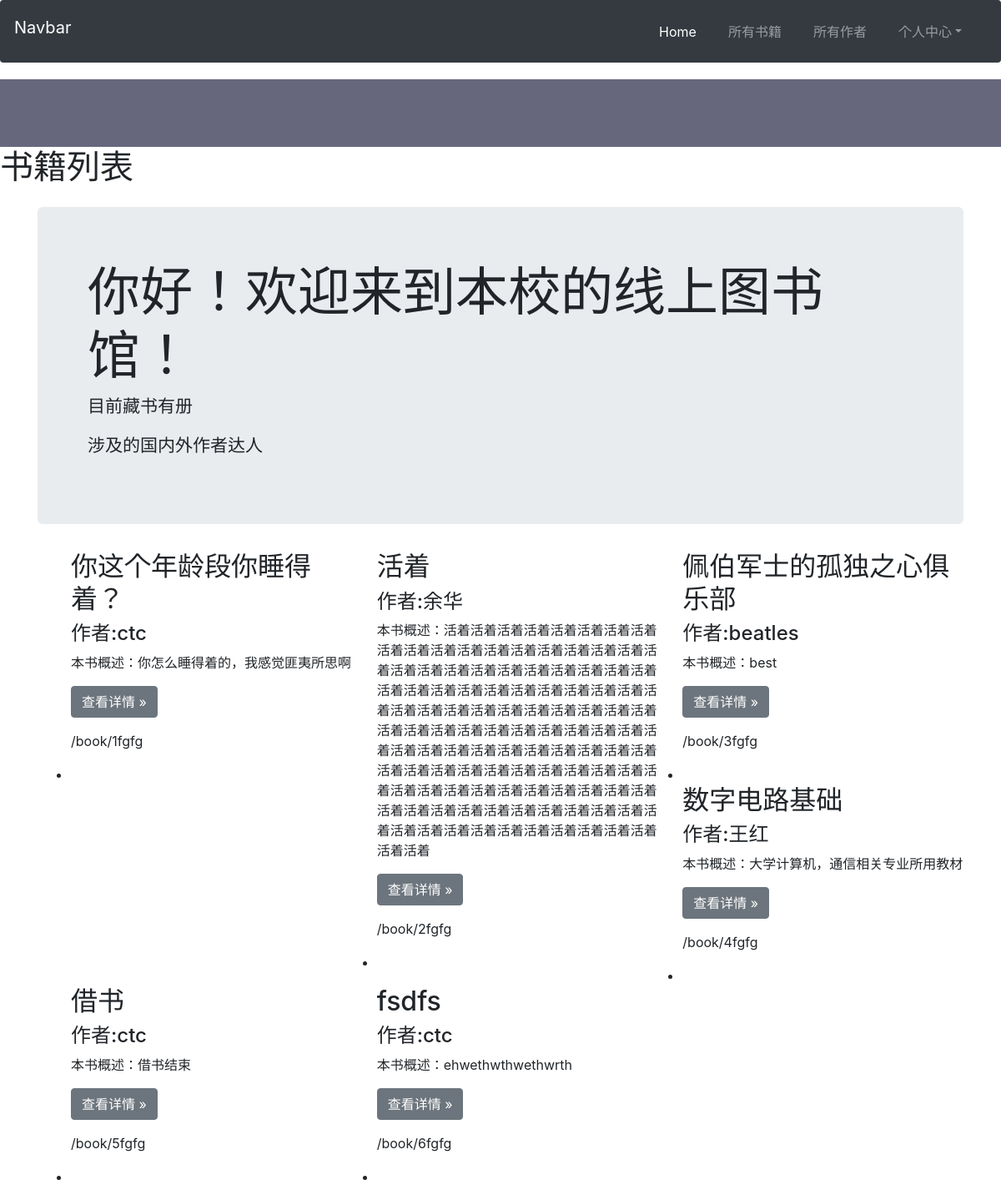
The page /books/ on the database its author committed.
### library/models.py (models this page shows, shortened)
class Book(models.Model):
    title = models.CharField(max_length=50)
    author = models.ForeignKey('Author',on_delete=models.SET_NULL,null=True)
    is_aviliable = models.BooleanField(verbose_name='是否可借', default=True)
    pub = models.CharField(max_length=30)
    summary = models.TextField(help_text='写一些对此书的概述吧')
    def get_absolute_url(self):
        return reverse('book-detail', args=[str(self.id)])

class Author(models.Model):
    name = models.CharField(max_length=100)
    def __str__(self):
        return '%s' % (self.name)

### library/views.py (the view)
# urls.py: path('books/',BookListView.as_view(), name='books'),
class BookListView(generic.ListView):
    model = Book
    paginate_by = 8 #当有8个以上的书籍时就采用分页显示
    template_name = 'book_list.html'

### templates/book_list.html (shortened to what this page needs)
<!DOCTYPE html>
<html lang="en">
<head>
        	<link rel="stylesheet" href="https://cdn.staticfile.org/twitter-bootstrap/3.3.7/css/bootstrap.min.css">
	<link href="https://cdn.bootcss.com/bootstrap/4.1.0/css/bootstrap.min.css" rel="stylesheet">
	<link rel="stylesheet" type="text/css" href="css/htmleaf-demo.css">
	<link rel="stylesheet" href="style.css">
</head>
<body>
{% extends "base_generic.html" %}
{% block content %}
     <h1>书籍列表</h1>
	<div class="wrapper mt-4">
		    <div class="container">
		        <div class="row">
		            <div class="col-12">
		                <div class="jumbotron">
		                    <h1>你好！欢迎来到本校的线上图书馆！</h1>
		                    <p>目前藏书有{{ num_of_books }}册</p>
                            <p>涉及的国内外作者达{{ num_of_authors }}人</p>
		                </div>
		            </div>
		        </div>
		        <div class="row">
                    {% if book_list %}
    <ul>
     {% for book in book_list %}
             <div class="col-md-6 col-lg-4">
		                <h2>{{ book.title }}</h2>
                        <h4> 作者:{{book.author}}</h4>
		                <p>本书概述：{{ book.summary }}</p>
		                <p><a class="btn btn-secondary" href="{{ book.get_absolute_url }}" role="button">查看详情 &raquo;</a></p>
                        <p>{{ book.get_absolute_url}}fgfg</p>
      <li>
      </li>
             </div>
      {% endfor %}
    </ul>
    {% else %}
      <p>There are no books in the library.</p>
    {% endif %}
		        </div>
		    </div>
		</div>
{% endblock %}

### templates/base_generic.html (shortened to what this page needs)
<!DOCTYPE html>
<html lang="en">
<head>
    <link href="/static/bootstrap-4.6.0-dist/css/bootstrap.min.css" rel="stylesheet">
  {% load static %}
  <link rel="stylesheet" href="{% static 'css/styles.css' %}">
</head>
<body>
	<div class="htmleaf-container">
		<nav class="navbar navbar-expand-md navbar-dark bg-dark navbar-offcanvas">
		    <div class="container-fluid">
		        <a class="navbar-brand" href="#">Navbar</a>
		        <ul class="navbar-nav navbar-top">
		            <li class="nav-item active">
		                <a class="nav-link" href="{% url 'index' %}">Home <span class="sr-only">(current)</span></a>
		            </li>
		            <li class="nav-item">
		                <a class="nav-link" href={% url 'books' %}>所有书籍</a>
		            </li>
		            <li class="nav-item">
		                <a class="nav-link" href={% url 'authors' %}>所有作者</a>
		            </li>
		            <li class="nav-item dropdown">
		                <a class="nav-link dropdown-toggle" role="button" href="#!" id="dropdownExample" data-toggle="dropdown" aria-haspopup="true" aria-expanded="false">个人中心</a>
		            </li>
		        </ul>
		    </div>
		</nav>
		<header class="htmleaf-header">
			<h1> <span></span></h1>
		</header>
{% block content %}{% endblock %}
	</div>
</body>
</html>

### templates/css/htmleaf-demo.css (style rules this page uses)
body, html { font-size: 100%; padding: 0; margin: 0; }
*, *:after, *:before { -webkit-box-sizing: border-box; -moz-box-sizing: border-box; box-sizing: border-box; }
body { font-weight: 500; font-size: 1.05em; font-family: "Microsoft YaHei","Segoe UI", "Lucida Grande", Helvetica, Arial,sans-serif; }
.htmleaf-container { margin: 0 auto; }
.htmleaf-header { padding: 1em 190px 1em; letter-spacing: -1px; text-align: center; background: #66677c; }
.htmleaf-header h1 { color: #D5D6E2; font-weight: 600; font-size: 2em; line-height: 1; margin-bottom: 0; }
.htmleaf-header h1 span { display: block; font-size: 60%; font-weight: 400; padding: 0.8em 0 0.5em 0; color: #c3c8cd; }

### templates/css/style.css (style rules this page uses)
.wrapper { transition: all 0.5s cubic-bezier(0.685, 0.0473, 0.346, 1); }
.navbar { height: 75px; transition: all .5s .1s; }
.navbar-offcanvas { z-index: 1030; }
.navbar-offcanvas .container-fluid { position: relative; padding: 0; transform: translate3d(0px, 0, 0); transition: all 0.5s cubic-bezier(0.685, 0.0473, 0.346, 1); }
.navbar-offcanvas .navbar-top { display: none; }
@media (min-width: 992px) { .navbar-offcanvas .navbar-top { display: flex; margin-left: auto; } }
.navbar-offcanvas .navbar-top .nav-item { margin-right: 22px; text-align: center; }

### rows shown on the page
Book: title "你这个年龄段你睡得着？", author "ctc", summary "你怎么睡得着的，我感觉匪夷所思啊", get_absolute_url "/book/1"
Book: title "活着", author "余华", summary "活着活着活着活着活着活着活着活着活着活着活着活着活着活着活着活着活着活着活着活着活着活着活着活着活着活着活着活着活着活着活着活着活着活着活着活着活着活着活着活着活着活着活着活着活着活着活着活着活着活着活着活着活着活着活着活着活着活着活着活着活着活着活着活着活着活着活着活着活着活着活着活着活着活着活着活着活着活着活着活着活着活着活着活着活着活着活着活着活着活着活着活着活着活着活着活着活着活着活着活着活着活着活着活着活着活着活着活着活着活着活着活着活着活着活着", get_absolute_url "/book/2"
Book: title "佩伯军士的孤独之心俱乐部", author "beatles", summary "best", get_absolute_url "/book/3"
Book: title "数字电路基础", author "王红", summary "大学计算机，通信相关专业所用教材", get_absolute_url "/book/4"
Book: title "借书", author "ctc", summary "借书结束", get_absolute_url "/book/5"
Book: title "fsdfs", author "ctc", summary "ehwethwthwethwrth", get_absolute_url "/book/6"
